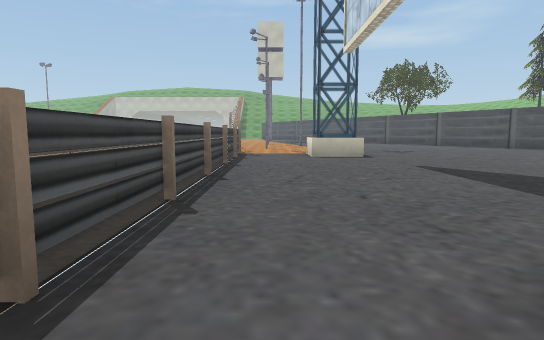
View 1 (above)

16 first-person views from a walk through a scene from a Unity 3-D project. The camera is 1.2 m above the floor, tilts 6° down and sees 75° across. The floor is counted in squares, 2 m on a side. Each view is taken from the middle of a square. On the plan, view 1 faces up. The plan holds only what a view shows up to about 10 squares ahead; the rest is blank. The place goes on beyond the plan. Some surface patterns are stand-ins.

View 2
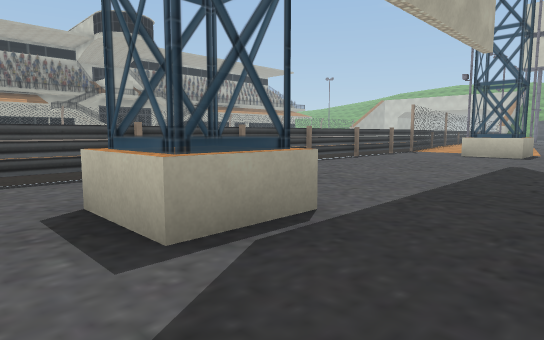

View 3
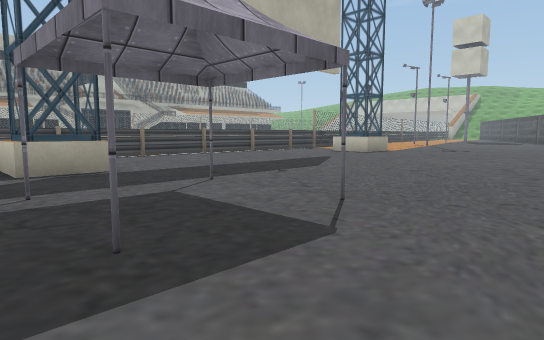

View 4
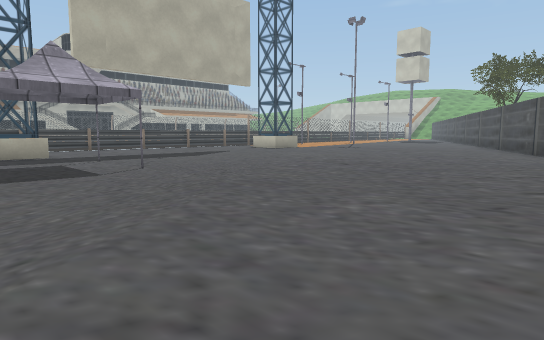

View 5
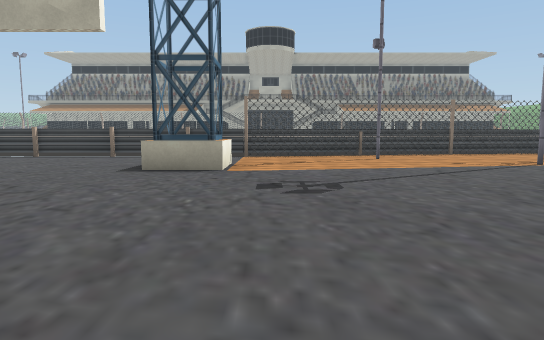

View 6
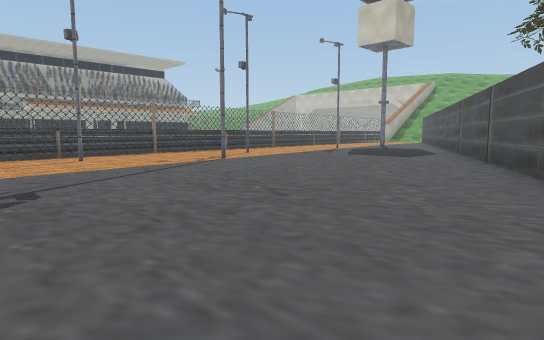

View 7
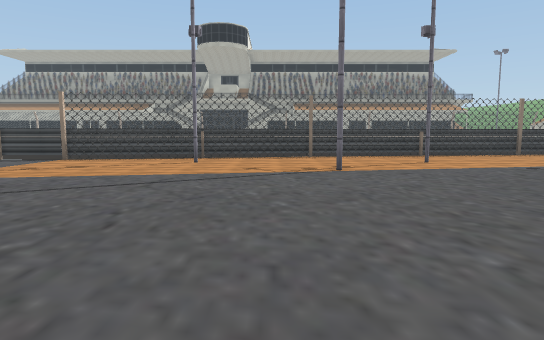

View 8
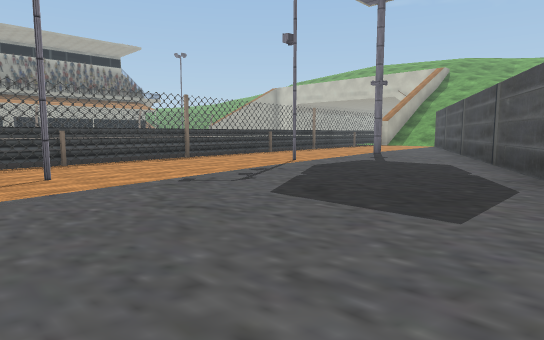

View 9
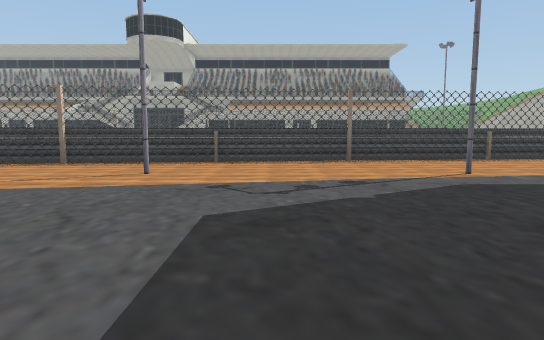

View 10
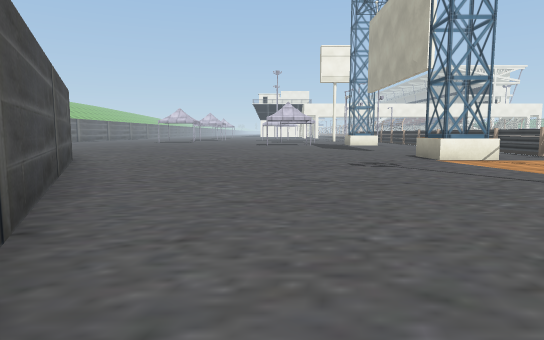

View 11
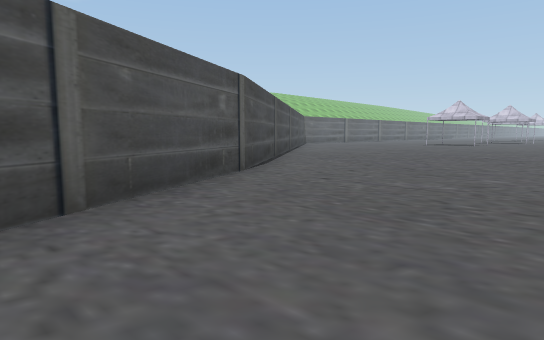

View 12
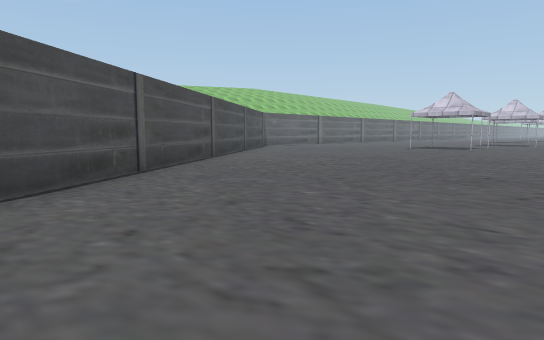

View 13
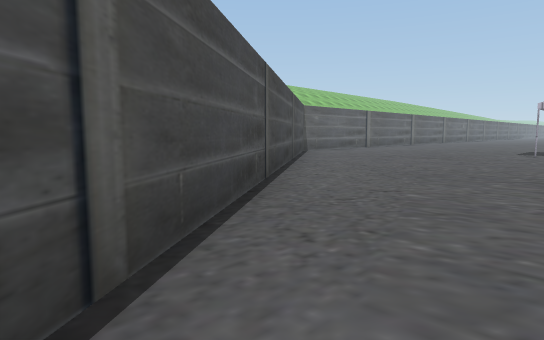

View 14
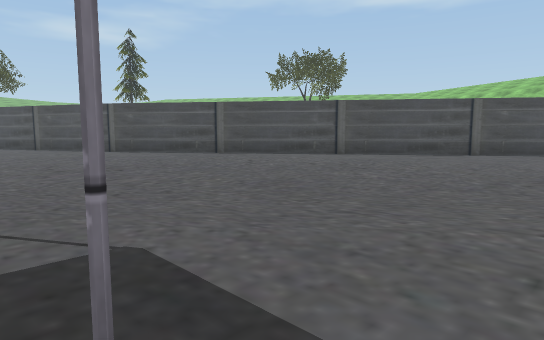

View 15
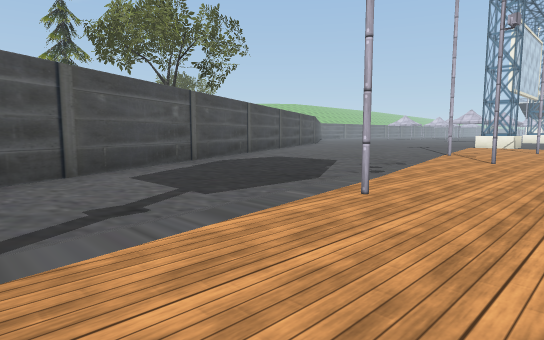

View 16
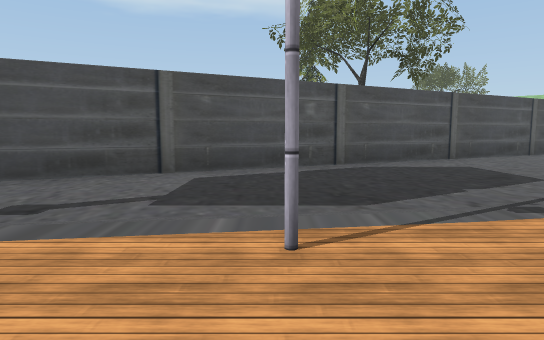

### Floor plan
Key: @ floor where view 1 was taken; # wall or solid block; . floor; = window, fence, low wall or low ledge.
Columns run from 4 left of view 1 to 18 right of it. Each row starts with its distance up from view 1.
 26 .=.....#
 25 .=.....##
 24 .=......#
 23 .=..#...##
 22 .=.......#
 21 .=.......##
 20 .==.......#
 19 ..=.......##
 18  .=.#......#
 17  .=........##
 16  .=..#......#
 15  .=.........##
 14  .=..........#
 13  .==.........##
 12  ..=..........#
 11   .=..........##
 10   .=.==........##
  9   .=.#=.........#
  8   .=............##
  7   .=.............##
  6   .=..............#
  5   .=..............##
  4   .=...............##
  3   .=................##
  2    =....#.#..........#
  1   .=.==..............##
  0   .=@#=.#.#...........#
 -1     .................

Where each view was taken, in squares from view 1:
view 1: 0 up, 0 right, facing up
view 2: 1 down, 4 right, facing up-left
view 3: 1 down, 8 right, facing up-left
view 4: 1 down, 12 right, facing up-left
view 5: 11 up, 8 right, facing left
view 6: 11 up, 8 right, facing up-left
view 7: 15 up, 7 right, facing left
view 8: 17 up, 5 right, facing up-left
view 9: 20 up, 5 right, facing left
view 10: 18 up, 6 right, facing down
view 11: 14 up, 6 right, facing down-right
view 12: 10 up, 7 right, facing down-right
view 13: 8 up, 11 right, facing down-right
view 14: 1 down, 6 right, facing up-right
view 15: 26 up, 2 left, facing down-right
view 16: 23 up, 2 left, facing right
